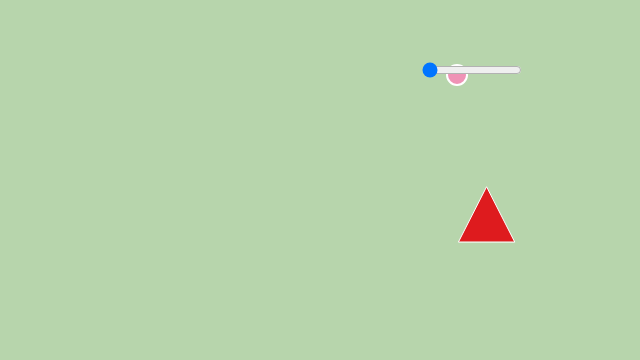
Frame 1 (no input)
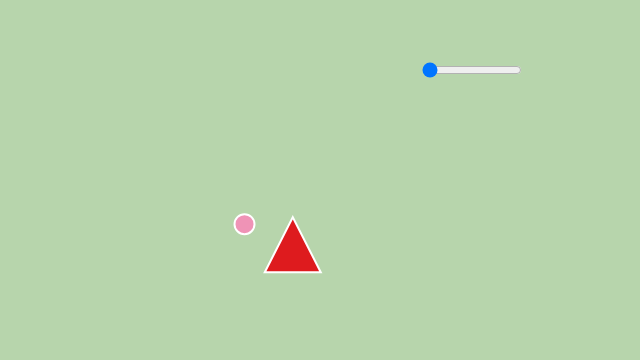
Frame 60 (no input)
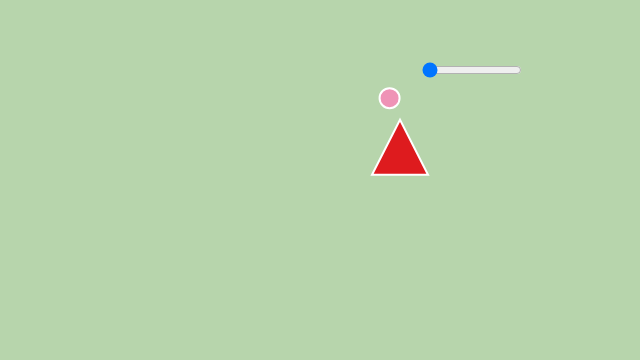
Frame 120 (the mouse pressed at the canvas centre since frame 60)

The p5.js sketch that drew these frames (run headless with seeded random() and noise() and a simulated clock; from frame 60 on, the mouse is pressed at the canvas centre):

// p5.js sketch
// ── sketch.js
// Daniel Shiffman
// https://www.kadenze.com/courses/the-nature-of-code
// http://natureofcode.com/
// Session 3: Separation and Seek

// Separation
// Via Reynolds: http://www.red3d.com/cwr/steer/

// A list of vehicles
var vehicles = [];
var xoff = 0;
var noise_slider;

function setup() {
  createCanvas(640,360);
  // We are now making random vehicles and storing them in an array
  //for (var i = 0; i < 10; i++) {
    vehicles.push(new Vehicle(random(width),random(height)));
  //}

  noise_slider = createSlider(1.0, 10.0, 1.0);//最小値、最大値、デフォ値
  noise_slider.position(420, 60);
  noise_slider.style('width', '100px');
}

function draw() {
  background(color("#b7d5ac"));

  //スライダー
  var noise_val = noise_slider.value();

  // Perlin noise value
  var x = noise(xoff*noise_val) * width;
  var y = noise(xoff*noise_val+10) * height;
  // Move through perlin noise space

  xoff += 0.02;

  fill(color("#de1b1e"));
  stroke(color("#FFFF"));//縁
  //ellipse(x, 180, 48, 48);
  target = triangle(30+x, 75+y, 58+x, 20+y, 86+x, 75+y);

  for (var i = 0; i < vehicles.length; i++) {
    vehicles[i].applyBehaviors(vehicles,x,y);
    vehicles[i].update(10);
    vehicles[i].borders();
    vehicles[i].display();
  }

}


function mouseClicked() {//マウスをクリックするとvehicleが追加
  vehicles.push(new Vehicle(mouseX,mouseY));
}

// ── vehicle.js
// Daniel Shiffman
// https://www.kadenze.com/courses/the-nature-of-code
// http://natureofcode.com/
// Session 3: Separation and Seek

// The "Vehicle" constructor

function Vehicle(x, y) {
  // All the usual stuff
  this.position = createVector(x, y);
  this.r = 20;
  this.maxspeed = 5;    // Maximum speed
  this.maxforce = 0.5;  // Maximum steering force
  this.acceleration = createVector(0, 0);
  this.velocity = createVector(0, 0);

  this.applyBehaviors = function(vehicles,x,y) {

     var separateForce = this.separate(vehicles);
     //var seekForce = this.seek(createVector(mouseX,mouseY));
     var seekForce = this.seek(createVector(x,y));

     separateForce.mult(2);
     seekForce.mult(1);

     this.applyForce(separateForce);
     this.applyForce(seekForce);
  }

  this.applyForce = function(force) {
    // We could add mass here if we want A = F / M
    this.acceleration.add(force);
  }

  // Separation
  // Method checks for nearby vehicles and steers away
  this.separate = function(vehicles) {
    var desiredseparation = 20;
    var sum = createVector();
    var count = 0;
    // For every boid in the system, check if it's too close
    for (var i = 0; i < vehicles.length; i++) {
      var d = p5.Vector.dist(this.position, vehicles[i].position);
      // If the distance is greater than 0 and less than an arbitrary amount (0 when you are yourself)
      if ((d > 0) && (d < desiredseparation)) {
        // Calculate vector pointing away from neighbor
        var diff = p5.Vector.sub(this.position, vehicles[i].position);
        diff.normalize();
        diff.div(d);        // Weight by distance
        sum.add(diff);
        count++;            // Keep track of how many
      }
    }
    // Average -- divide by how many
    if (count > 0) {
      sum.div(count);
      // Our desired vector is the average scaled to maximum speed
      sum.normalize();
      sum.mult(this.maxspeed);
      // Implement Reynolds: Steering = Desired - Velocity
      sum.sub(this.velocity);
      sum.limit(this.maxforce);
    }
    return sum;
  }

  // A method that calculates a steering force towards a target
  // STEER = DESIRED MINUS VELOCITY
  this.seek = function(target) {
    var desired = p5.Vector.sub(target,this.position);  // A vector pointing from the location to the target

    // Normalize desired and scale to maximum speed
    desired.normalize();
    desired.mult(this.maxspeed);
    // Steering = Desired minus velocity
    var steer = p5.Vector.sub(desired,this.velocity);
    steer.limit(this.maxforce);  // Limit to maximum steering force
    return steer;
  }

  // Method to update location
  this.update = function() {
    // Update velocity
    this.velocity.add(this.acceleration);
    // Limit speed
    this.velocity.limit(this.maxspeed);
    this.position.add(this.velocity);
    // Reset accelertion to 0 each cycle
    this.acceleration.mult(0);
  }

  this.display = function() {
    fill(color("#ef93b6"));
    stroke(color("#FFFF"));//縁
    strokeWeight(2);
    push();
    translate(this.position.x, this.position.y);
    ellipse(0, 0, this.r, this.r);
    pop();
  }

  // Wraparound
  this.borders = function() {
    if (this.position.x < -this.r) this.position.x =  width+this.r;
    if (this.position.y < -this.r) this.position.y = height+this.r;
    if (this.position.x >  width+this.r) this.position.x = -this.r;
    if (this.position.y > height+this.r) this.position.y = -this.r;
  }
}
